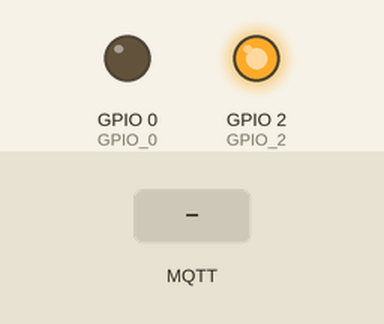
The sketch below on a simulated ESP8266 (NodeMCU). On the bench: output pins drawn as LEDs (lit = HIGH). The inputs (shaded band) are chosen by the test bench. WiFi joins after 1.5 s; servers stay silent unless stated; random numbers use the default seed unless the sketch sets one; no MQTT or app messages arrive unless stated; what the sketch prints to the serial monitor is not drawn.

Above: at 2.7 s.
2.8 s: MQTT message "off" arrives on the first subscribed topic
At 5.0 s:
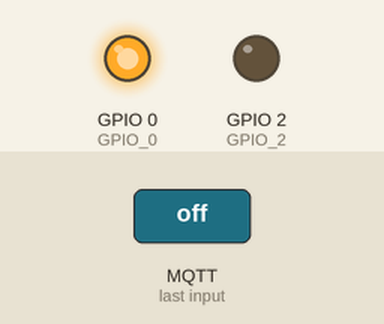
At 6.1 s:
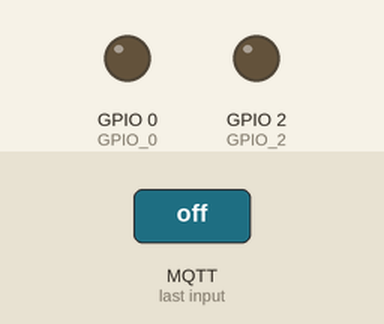
7.5 s: MQTT message "on" arrives on the first subscribed topic
Timing chart, 0 to 10.1 s (numbered marks = the images above; inputs shaded):
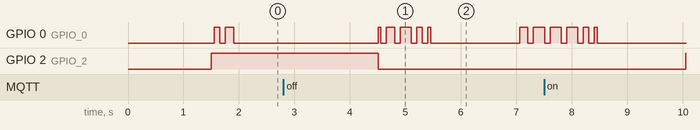

Measured:
- after the input at 2.8 s, GPIO 2 (GPIO_2): HIGH → LOW after 1.7 s
- after the input at 7.5 s, GPIO 2 (GPIO_2): LOW → HIGH after 2.6 s

The sketch:

MyGod_Esp8266_01.ino
```cpp
#include <ArduinoJson.h>
#include <ESP8266WiFi.h>
#include <DNSServer.h>
#include <ESP8266WebServer.h>
#include <WiFiManager.h>
#include <ESP8266WiFiMulti.h>
#include <ESP8266HTTPClient.h>
#include <PubSubClient.h>

ESP8266WiFiMulti WiFiMulti;
int GPIO_0 = 0;
int GPIO_2 = 2;
unsigned long previousMillis = 0;
unsigned long currentMillis = 0;
const long interval = 10000;
String currWeather = "";
const char* mqttServer = "69.171.79.169";
const int mqttPort = 1883;
const char* mqttUserName = "";
const char* mqttPassword = "";
const char* lightTopic = "weather/000001";
const char* clientId = "0000001";
const char* weatherApi = "http://api.map.baidu.com/telematics/v3/weather?location=%E5%8C%97%E4%BA%AC&output=json&ak=8UI6PHtek99nSfQdnoC0Pawf";

WiFiClient wifiClient;
PubSubClient pubClient(wifiClient);

void setup() {
  Serial.begin(115200);
  Serial.println();

  WiFiManager wifiManager;

  wifiManager.setBreakAfterConfig(true);
  //reset settings - for testing
  //wifiManager.resetSettings();

  if (!wifiManager.autoConnect("AutoConnectAP")) {
    Serial.println("failed to connect, we should reset as see if it connects");
    delay(3000);
    ESP.reset();
    delay(5000);
  }

  Serial.println("connected...yeey :)");
  Serial.println("local ip");
  Serial.println(WiFi.localIP());

  pubClient.setServer(mqttServer, mqttPort);
  pubClient.setCallback(callback);

  pinMode(GPIO_2, OUTPUT);
  pinMode(GPIO_0, OUTPUT);

  //开灯
  toggleLight(true);
}

void lightning() {
  int count = random(6) + 1;
  int time = random(5) + 1;
  for (int i = 0; i < count; i++) {
    int num = random(4) + 1;
    //开灯
    digitalWrite(GPIO_0, HIGH);
    delay(num * 50);
    //关灯
    digitalWrite(GPIO_0, LOW);
    delay(100);
  }
  delay(time * 500);
}

boolean isConnected() {
  return WiFiMulti.run() == WL_CONNECTED;
}

boolean isExe() {
  currentMillis = millis();
  return currentMillis - previousMillis >= interval;
}

boolean isGoodWeather() {
  return !String("").equals(currWeather) && (String("晴").equals(currWeather) || String("多云").equals(currWeather));
}

void callback(char* topic, byte* payload, unsigned int length) {
  Serial.println(topic);
  String command = "";
  for (int i = 0; i < length; i++) {
    command += (char)payload[i];
  }
  Serial.println(command);
  handlePayload(String(topic), command);
}

//处理命令
String handlePayload(String topic, String payload) {
  if (String(lightTopic).equals(topic)) {
    //light command
    if (String("lightning").equals(payload)) {
      lightning();
    } else if (String("on").equals(payload)) {
      toggleLight(true);
    } else if (String("off").equals(payload)) {
      toggleLight(false);
    }
  }
}

void toggleLight(boolean flag) {
  int lightState = flag ? HIGH : LOW;
  digitalWrite(GPIO_2, lightState);
}

void reconnect() {
  // Loop until we're reconnected
  while (!pubClient.connected()) {
    Serial.print("Attempting MQTT connection...");
    if (pubClient.connect(clientId, mqttUserName, mqttPassword, lightTopic, 1, 0, clientId)) {
      Serial.println("connected");
      pubClient.publish(lightTopic, clientId);
      pubClient.subscribe(lightTopic, 1);
    } else {
      Serial.print("failed, rc=");
      Serial.print(pubClient.state());
      Serial.println(" try again in 5 seconds");
      delay(5000);
    }
  }
}

void loop() {
  if (!pubClient.connected()) {
    reconnect();
  }
  pubClient.loop();

  if (isConnected() && isExe()) {
    previousMillis = currentMillis;
    WiFiClient client;
    HTTPClient http;

    Serial.print("[HTTP] begin...\n");
    if (http.begin(client, weatherApi)) {
      Serial.print("[HTTP] GET...\n");
      int httpCode = http.GET();

      if (httpCode > 0) {
        Serial.printf("[HTTP] GET... code: %d\n", httpCode);

        if (httpCode == HTTP_CODE_OK || httpCode == HTTP_CODE_MOVED_PERMANENTLY) {
          DynamicJsonBuffer jsonBuffer;
          JsonObject& root = jsonBuffer.parseObject(http.getString());
          String weather = root["results"][0]["weather_data"][0]["weather"];
          currWeather = weather;
        }
      } else {
        Serial.printf("[HTTP] GET... failed, error: %s\n", http.errorToString(httpCode).c_str());
      }

      http.end();
    } else {
      Serial.print("[HTTP} Unable to connect\n");
    }
  }

  if (!isGoodWeather()) {
    Serial.print("天气:" + currWeather + "\n");
    lightning();
  }
}
```
